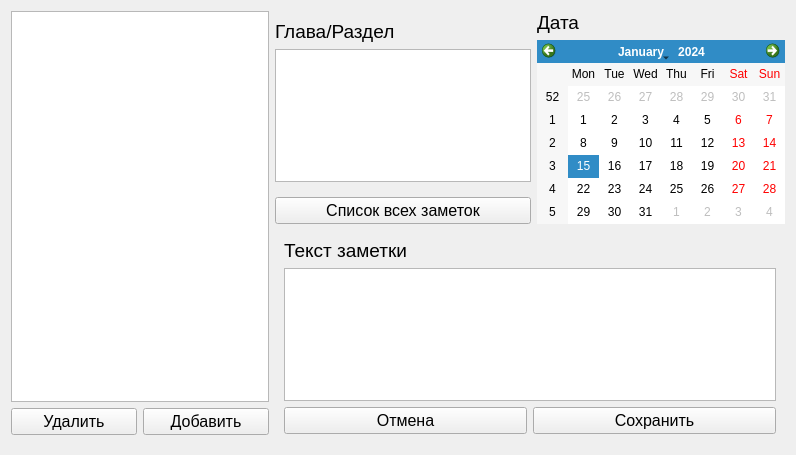
<?xml version="1.0" encoding="UTF-8"?>
<ui version="4.0">
 <class>ItemInfoForm</class>
 <widget class="QWidget" name="ItemInfoForm">
  <property name="geometry">
   <rect>
    <x>0</x>
    <y>0</y>
    <width>796</width>
    <height>455</height>
   </rect>
  </property>
  <property name="windowTitle">
   <string>Form</string>
  </property>
  <property name="windowIcon">
   <iconset resource="bin/images.qrc">
    <normaloff>:/images/edit.png</normaloff>:/images/edit.png</iconset>
  </property>
  <layout class="QHBoxLayout" name="horizontalLayout_4">
   <item>
    <layout class="QVBoxLayout" name="verticalLayout_6">
     <property name="bottomMargin">
      <number>9</number>
     </property>
     <item>
      <widget class="QListWidget" name="lstUsers">
       <property name="font">
        <font>
         <pointsize>12</pointsize>
        </font>
       </property>
      </widget>
     </item>
     <item>
      <layout class="QHBoxLayout" name="horizontalLayout_3">
       <item>
        <widget class="QPushButton" name="btnRemove">
         <property name="font">
          <font>
           <pointsize>12</pointsize>
          </font>
         </property>
         <property name="text">
          <string>Удалить</string>
         </property>
         <property name="icon">
          <iconset>
           <normalon>:/images/delete1.png</normalon>
          </iconset>
         </property>
        </widget>
       </item>
       <item>
        <widget class="QPushButton" name="btnAdd">
         <property name="font">
          <font>
           <pointsize>12</pointsize>
          </font>
         </property>
         <property name="text">
          <string>Добавить</string>
         </property>
         <property name="icon">
          <iconset>
           <normalon>:/images/add1.png</normalon>
          </iconset>
         </property>
        </widget>
       </item>
      </layout>
     </item>
    </layout>
   </item>
   <item>
    <layout class="QVBoxLayout" name="verticalLayout_5">
     <property name="bottomMargin">
      <number>1</number>
     </property>
     <item>
      <layout class="QHBoxLayout" name="horizontalLayout_2">
       <item>
        <layout class="QVBoxLayout" name="verticalLayout_3">
         <item>
          <widget class="QWidget" name="widget_2" native="true">
           <layout class="QVBoxLayout" name="verticalLayout_2">
            <property name="leftMargin">
             <number>0</number>
            </property>
            <property name="rightMargin">
             <number>0</number>
            </property>
            <item>
             <widget class="QLabel" name="label">
              <property name="font">
               <font>
                <pointsize>14</pointsize>
               </font>
              </property>
              <property name="text">
               <string>Глава/Раздел</string>
              </property>
             </widget>
            </item>
            <item>
             <widget class="QPlainTextEdit" name="edtTheme">
              <property name="font">
               <font>
                <pointsize>12</pointsize>
               </font>
              </property>
             </widget>
            </item>
           </layout>
          </widget>
         </item>
         <item>
          <widget class="QPushButton" name="pushButton">
           <property name="font">
            <font>
             <pointsize>12</pointsize>
            </font>
           </property>
           <property name="text">
            <string>Список всех заметок</string>
           </property>
          </widget>
         </item>
        </layout>
       </item>
       <item>
        <layout class="QVBoxLayout" name="verticalLayout_4">
         <item>
          <widget class="QLabel" name="label_2">
           <property name="font">
            <font>
             <pointsize>14</pointsize>
            </font>
           </property>
           <property name="text">
            <string>Дата</string>
           </property>
          </widget>
         </item>
         <item>
          <widget class="QCalendarWidget" name="edtCalendar"/>
         </item>
        </layout>
       </item>
      </layout>
     </item>
     <item>
      <widget class="QWidget" name="widget" native="true">
       <layout class="QVBoxLayout" name="verticalLayout">
        <item>
         <widget class="QLabel" name="label_3">
          <property name="font">
           <font>
            <pointsize>14</pointsize>
           </font>
          </property>
          <property name="text">
           <string>Текст заметки</string>
          </property>
         </widget>
        </item>
        <item>
         <widget class="QPlainTextEdit" name="edtText">
          <property name="font">
           <font>
            <pointsize>12</pointsize>
           </font>
          </property>
         </widget>
        </item>
        <item>
         <layout class="QHBoxLayout" name="horizontalLayout">
          <item>
           <widget class="QPushButton" name="btnCancel">
            <property name="font">
             <font>
              <pointsize>12</pointsize>
             </font>
            </property>
            <property name="text">
             <string>Отмена</string>
            </property>
           </widget>
          </item>
          <item>
           <widget class="QPushButton" name="btnOk">
            <property name="font">
             <font>
              <pointsize>12</pointsize>
             </font>
            </property>
            <property name="text">
             <string>Сохранить</string>
            </property>
            <property name="icon">
             <iconset>
              <normalon>:/images/save.jpg</normalon>
             </iconset>
            </property>
           </widget>
          </item>
         </layout>
        </item>
       </layout>
      </widget>
     </item>
    </layout>
   </item>
  </layout>
 </widget>
 <resources>
  <include location="bin/images.qrc"/>
 </resources>
 <connections/>
</ui>
